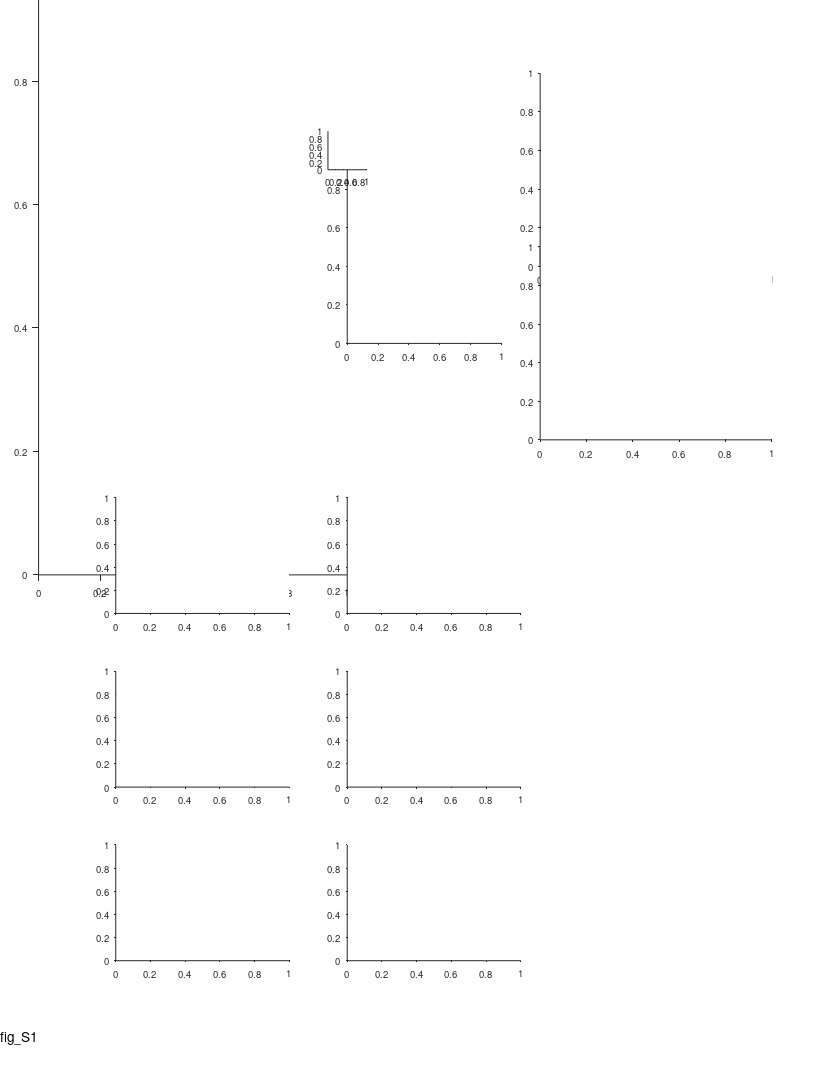

MATLAB code to generate this figure: (Note: this script raises an error after producing the figure.)
%% Large Scale - fig. supp - functional anatomy

%%
clear 
clc

%% define output files
res_dir = 'L:\paper_figures';
mkdir(res_dir)
fig_name_str = 'fig_S1';
fig_caption_str = 'Functional anatomy';
log_name_str = [fig_name_str '_log_file' '.txt'];
log_name_str = strrep(log_name_str , ':', '-');
log_name_str = strrep(log_name_str , ' ', '_');
log_name_out = fullfile(res_dir, log_name_str);

%% open log file
diary off
diary(log_name_out)
diary on
disp('Log file');
disp(['created: ', datestr(clock)]);
disp('======================================================');
disp([fig_name_str ':' fig_caption_str]);
disp('======================================================');
disp('');

%% create figure
% =========================================================================
% figure_size_cm = [21.0 29.7]; % ~A4
figure_size_cm = [21.6 27.9]; % ~US letter
figure ;
% Some WYSIWYG options:
set(gcf,'DefaultAxesFontSize',7);
set(gcf,'DefaultAxesFontName','helvetica');
set(gcf,'DefaultAxesUnits','centimeters');
set(gcf,'PaperType','usletter')
% set(gcf,'PaperType','<custom>');
set(gcf,'PaperUnits','centimeters','PaperPosition',[0 0 figure_size_cm]);
set(gcf,'PaperOrientation','portrait');
set(gcf,'Units','centimeters','Position',get(gcf,'paperPosition')+[0 0 0 0]); % position on screen...
set(gcf, 'Renderer', 'painters');
set(groot, 'defaultAxesTickDir', 'out');
set(groot,  'defaultAxesTickDirMode', 'manual');
annotation('textbox', [0.5 1 0 0], 'String',fig_name_str, 'HorizontalAlignment','center','Interpreter','none', 'FitBoxToText','on');
pause(0.2); % workaround to solve matlab automatically changing the axes positions...

% create panels
panel_CDE_size = [4.5 3];
panel_A(1) = axes('position', [ 1 13 8 16]);
% panel_A(2) = axes('position', [ 7 20 0.7 3]);
panel_B(1) = axes('position', [ 9 19 4 5]);
panel_B(2) = axes('position', [14 21 6 5]);
panel_B(3) = axes('position', [14 16.5 6 5]);
panel_C(1) = axes('position', [3 12   panel_CDE_size]);
panel_C(2) = axes('position', [9 12   panel_CDE_size]);
panel_D(1) = axes('position', [3  7.5 panel_CDE_size]);
panel_D(2) = axes('position', [9  7.5 panel_CDE_size]);
panel_E(1) = axes('position', [3  3   panel_CDE_size]);
panel_E(2) = axes('position', [9  3   panel_CDE_size]);
panel_legend = axes('position', [8.5 23.5 1 1]);


%% prepare 3D data for panel A
load('L:\TTs_position\plot_3D_surf_CA1\atlas_coordinates_Tamir_Nov2019.mat')
load('L:\TTs_position\plot_3D_surf_CA1\CA1_3D_struct.mat')

X = CA1_3D_struct.x;
Y = CA1_3D_struct.y;
Z = CA1_3D_struct.z;

TT_x = [atlas_coordinates_Tamir(:).rel_AP_position]/1000; %mm
TT_y = [atlas_coordinates_Tamir(:).ML_position]/1000;
TT_z = -[atlas_coordinates_Tamir(:).DV_position]/1000;

TT_xyz = [TT_x' TT_y' TT_z'];
ALL_fitted_points = [X(:) Y(:) Z(:)];

TT_xyz_tensor = repmat(TT_xyz,1,1,length(ALL_fitted_points(:,1)));
TT_xyz_tensor = shiftdim(TT_xyz_tensor,1); %3xNxN_tt

fitted_tensor = repmat(ALL_fitted_points',1,1,length(TT_x)); %3xNxN_tt

%find closest point on fitted_tensor surface to each of the TTs positions:
norma_TT_to_curve_XY = shiftdim(sqrt(sum((fitted_tensor - TT_xyz_tensor).^2,1))); %NxN_tt
[~, ind] = min(norma_TT_to_curve_XY,[],1);
TT_z_new = ALL_fitted_points(ind,3)+0.050;%so the points will be above the surface

%% panel A - 3D plot of hippocampus CA1 region + TT tracks
axes(panel_A);
cla
hold on
text(0.15,0.89, 'A', 'Units','normalized','FontWeight','bold');

long_axis = linspace(100,0,size(X,1))';
s = surf(X,Y,Z, repmat(long_axis,1,size(X,2)));
% s = surf(X/1000,Y/1000,Z/1000); %DV colormap
set(gca, 'xtick',0:1:4,'ytick', 0:1:6, 'ztick',-10:1:-4);
s.FaceAlpha = 0.6;
s.EdgeColor = 'none';
light(gca,'position',[-0.5,-0.05,0.8],'style','infinite');
% s.FaceLighting = 'gouraud';
xlabel('AP (\mum)'); ylabel('ML (\mum)'); zlabel('DV (\mum)');
hold on;
axis equal
scatter3(TT_x, TT_y, TT_z_new, 10, 'k', 'filled');
grid on
grid off
axis off
view([-60 16])
ha = gca;
ha.XLim = [-0.5 4.5];
ha.YLim = [0.5 7.25];
ha.ZLim = [-11 -3];

% add x/y/z scale bar
scale_bar_center = [2,3,-7];
scale_bar_length = [-1 1];
APMLDV_pos_offset = scale_bar_length.*1.3;
line(scale_bar_center(1)+scale_bar_length,scale_bar_center(2)+[0 0],scale_bar_center(3)+[0 0],'Color','k','LineWidth',1.5);
line(scale_bar_center(1)+[0 0],scale_bar_center(2)+scale_bar_length,scale_bar_center(3)+[0 0],'Color','k','LineWidth',1.5);
line(scale_bar_center(1)+[0 0],scale_bar_center(2)+[0 0],scale_bar_center(3)+scale_bar_length,'Color','k','LineWidth',1.5);
text(scale_bar_center(1)+APMLDV_pos_offset,scale_bar_center(2)+[0 0],scale_bar_center(3)+[0 0], {'A';'P'}, 'FontWeight','bold','FontSize',10,'HorizontalAlignment','center', 'VerticalAlignment','middle');
text(scale_bar_center(1)+[0 0],scale_bar_center(2)+APMLDV_pos_offset,scale_bar_center(3)+[0 0], {'M';'L'}, 'FontWeight','bold','FontSize',10,'HorizontalAlignment','center', 'VerticalAlignment','middle');
text(scale_bar_center(1)+[0 0],scale_bar_center(2)+[0 0],scale_bar_center(3)+APMLDV_pos_offset, {'V';'D'}, 'FontWeight','bold','FontSize',10,'HorizontalAlignment','center', 'VerticalAlignment','middle');

text(1,1.5,-5,    {'Septal';'pole'}, 'FontSize',8,'HorizontalAlignment','left');
text(1,2.3,-10.3, {'Temporal';'pole'}, 'FontSize',8,'HorizontalAlignment','left');

% add colorbar
POSf = ds2nfu(panel_A(1), [0 0 0 0]);
POSf([1 2]) = POSf([1 2]) + [0.05 0.225];
POSf([3 4]) = [0.01 0.10];
% colorbar_ax_pos = [panel_A(1).Position(1:2)+[panel_A(1).Position(3) 1] 0.7 3];
c=colorbar('location','EastOutside', 'position', POSf);
c.Ticks = [0,100];
c.TickLabels = {'100','0'};
c.Label.String = 'Longitudinal axis (%)';
c.Label.FontSize = 8;

colormap cool


%% load population data
% =========================================================================
prm = PARAMS_GetAll();
cells_t = DS_get_cells_summary();
bats = [79,148,34,9861,2289];
cells_t(~ismember(cells_t.bat, bats ),:) = [];
cells = cellfun(@(c)(cell_load_data(c,'details')), cells_t.cell_ID, 'UniformOutput',0);
cells = [cells{:}];
cells = [cells.details];
cells(~contains({cells.brain_area}, 'CA1')) = [];
cells(~ismember([cells.ClusterQuality], [2])) = [];
cells = cellfun(@(c)(cell_load_data(c,'details','stats')), {cells.cell_ID}, 'UniformOutput',0);
cells = [cells{:}];
cells_details = [cells.details];
cells_ID = {cells_details.cell_ID};
stats = [cells.stats];
stats = [stats.all];
cells_ID([stats.meanFR_all]>prm.inclusion.interneuron_FR_thr)=[];
clear cells stats cells_details cells_t
cells = cellfun(@(c)(cell_load_data(c,'details','stats','meanFR','stats','inclusion','signif','fields','FR_map')), cells_ID, 'UniformOutput',0);
cells = [cells{:}];
whos cells

% load('L:\TTs_position\atlas_coordinates_Tamir_sep2019.mat');
% load('L:\TTs_position\Prox2dist_curve.mat');
load('L:\TTs_position\atlas_coordinates_Tamir_Nov2019.mat');
atlas_coordinates = struct2table(atlas_coordinates_Tamir);

%% get population stats
pop_stats = cat(1,cells.stats);
pop_stats_dir = cat(1,pop_stats.dir);
pop_signif = cat(1,cells.signif);
pop_signif_TF = arrayfun(@(x)(x.TF), pop_signif);
signif_both_dir_IX = all(pop_signif_TF,2);
signif_at_least_one_dir_IX = any(pop_signif_TF,2);
pop_details = cat(1,cells.details);
pop_bat_number = [pop_details.bat];
color_by_bat = 1;
if color_by_bat 
    pop_bat_color = arrayfun(@(x)(prm.graphics.colors.bats(x)),pop_bat_number,'UniformOutput',0);
else
    pop_bat_color = arrayfun(@(x)([0 0 0]),pop_bat_number,'UniformOutput',0);
end

%% panel B - plot TT positions (only with signif cells!)
axes(panel_B(1));
cla
hold on
text(-0.25,1.1, 'B', 'Units','normalized','FontWeight','bold');

axis ij
axis xy

cells_signif = pop_details(signif_at_least_one_dir_IX);
cells_signif_color = {pop_bat_color{signif_at_least_one_dir_IX}};
[C,IA,IC] = unique({cells_signif.TT_ID});
TT_pos_PD = cat(1,cells_signif(IA).TT_pos_proximodistal_prc);
TT_pos_Long = cat(1,cells_signif(IA).TT_pos_longitudinal_prc);
TT_pos_color = cat(1,cells_signif_color{IA});
scatter(TT_pos_PD*100, TT_pos_Long*100, 5, TT_pos_color);

xlim([0 100])
ylim([10 20]);
xlabel('Proximo-distal axis (%)');
ylabel('Longitudinal axis (%)');

%% draw lines from points to histology slides
slide_examples_TT = {
'bat_0148_TT1';
'bat_9861_TT3';
};
slide_examples_TT_pos = [];
for ii_TT = 1:length(slide_examples_TT)
    TT_IX = find(contains({atlas_coordinates_Tamir.name}, slide_examples_TT{ii_TT}));
    TT_pos_details = atlas_coordinates_Tamir(TT_IX);
    slide_examples_TT_pos(ii_TT,:) = [TT_pos_details.proximo_distal_TT_precentage TT_pos_details.longitudinal_TT_precentage];
end
slide_examples_TT_pos = slide_examples_TT_pos .* 100; % change to percentage

xa = slide_examples_TT_pos(:,1);
ya = slide_examples_TT_pos(:,2);
axes(panel_B(1));
[xaf,yaf] = ds2nfu(xa,ya);
xaf = xaf + 0.003;
yaf = yaf + [1; -1].*0.0015;
% annotation('line', xaf, yaf)
% plot(xa,ya)
annotation('line', [xaf(1) 0.64], [yaf(1) 0.90]);
annotation('line', [xaf(2) 0.64], [yaf(2) 0.74]);

%% legend panel
axes(panel_legend);
cla
hold on
prm = PARAMS_GetAll();
bats_colors = prm.graphics.colors.bats;
for ii_bat = 1:length(bats)
    bat_num = bats(ii_bat);
    c = bats_colors(bat_num);
    scatter(1,ii_bat,9,c);
    text(1+0.25, ii_bat, sprintf('bat %d',bat_num), 'FontSize',7,'HorizontalAlignment','Left');
end
xlim([0 1]);
ylim([1 length(bats)]);
set(gca,'Visible','off');


%% histology slice example
axes(panel_B(2));
cla
hold on
histology_slice_example_file = 'L:\resources\Histology\processed\Tamir_bat148_Sec16a_X4_after_WB.tif';
image = imread(histology_slice_example_file);
imshow(image);
% add arrow to indicate the track/lesion
harr = annotation('arrow', [0 1],[0 1]);
hax = gca;
harr.Parent = hax;
harr.X = 870 + [0 6];
harr.Y = 350 + [9 0];
harr.LineStyle = 'none';
harr.HeadLength = 7;
harr.HeadWidth = 7;
harr.Color = [1 0 0];
xlim([324 1795]);
ylim([ 67 1116]);
hax.DataAspectRatio(:) = 1;
% add CA1 border lines
plot([1588 1484],[347 539], 'k-', 'LineWidth',0.7); % border correction by nachum
% plot([686 763],[480 550], 'k-', 'LineWidth',0.7);
plot([590 760],[525 570], 'k-', 'LineWidth',0.7); % border correction by nachum
text(1000,222,'CA1','FontSize',8,'FontWeight','bold')
% add scale bar
scale_bar_mm = 1;
pixel2mm = 2.325e-3;
scale_bar_pixels = scale_bar_mm / pixel2mm ;
xa = hax.XLim(1) + [0 scale_bar_pixels];
ya = hax.YLim([1 1]);
[xaf,yaf] = ds2nfu(xa,ya);
yaf = yaf + 0.016;
hl=annotation('line',xaf,yaf);
hl.LineWidth = 2;
hl.Color = 'k';
% h=annotation('textbox',[xaf(2)+0.001 yaf(1) 0 0], 'String',sprintf('%dmm',scale_bar_mm), 'FitBoxToText','on', 'LineStyle','none');
text(550, 1180, sprintf('%dmm',scale_bar_mm), 'HorizontalAlignment','center', 'VerticalAlignment','middle','FontSize',8);

axes(panel_B(3));
cla
hold on
histology_slice_example_file = 'L:\resources\Histology\processed\Tamir_bat9861_Sec15a_X4_after_WB.tif';
image = imread(histology_slice_example_file);
imshow(image);
% add arrow to indicate the track/lesion
harr = annotation('arrow', [0 1],[0 1]);
hax = gca;
harr.Parent = hax;
harr.X = 920 + [0 11];
harr.Y = 260 + [9 0];
harr.LineStyle = 'none';
harr.HeadLength = 7;
harr.HeadWidth = 7;
harr.Color = [1 0 0];
xlim([80 1934])
ylim([30 1188])
hax.DataAspectRatio(:) = 1;
% add CA1 border lines
% plot([1640 1543],[234 430], 'k-', 'LineWidth',0.7);
plot([1635 1505],[192 437], 'k-', 'LineWidth',0.7); % border correction by nachum
% plot([476 557],[457 580], 'k-', 'LineWidth',0.7);
% plot([370 525],[535 592], 'k-', 'LineWidth',0.7); % border correction by nachum
plot([336 550],[524 602], 'k-', 'LineWidth',0.7); % border correction by nachum - another correction
text(1000,130,'CA1','FontSize',8,'FontWeight','bold')
% add scale bar
scale_bar_mm = 1;
pixel2mm = 2.325e-3;
scale_bar_pixels = scale_bar_mm / pixel2mm ;
xa = hax.XLim(1) + [0 scale_bar_pixels];
ya = hax.YLim([1 1]);
[xaf,yaf] = ds2nfu(xa,ya);
yaf = yaf + 0.025;
hl=annotation('line',xaf,yaf);
hl.LineWidth = 2;
hl.Color = 'k';
% annotation('textbox',[xaf(2)+0.001 yaf(1) 0.1 0.1], 'String',sprintf('%dmm',scale_bar_mm), 'FitBoxToText','on', 'LineStyle','none');
text(300, 1270, sprintf('%dmm',scale_bar_mm), 'HorizontalAlignment','center', 'VerticalAlignment','middle','FontSize',8);

%%


%% panels BCD labels
TT_pos_labels = {'Proximo-distal (%)';'Longitudinal (%)'};
TT_pos_limits = [0 100; 10 20];
scatter_jitter_std = [1 0.10];

%% panel C - plot L/S ratio vs. TT positions (proximo-distal or Longitudinal)
for ii_pos_TT_opt = 1:2
    axes(panel_C(ii_pos_TT_opt));
    cla
    hold on

    cells_signif = pop_details(signif_at_least_one_dir_IX);
    cells_signif_color = {pop_bat_color{signif_at_least_one_dir_IX}};
    stats_signif = [pop_stats(signif_at_least_one_dir_IX).all];
    x = cat(1,cells_signif.TT_pos_prc) .* 100;
    y = [stats_signif.field_ratio_LS];
    TT_pos_color = cat(1,cells_signif_color{:});
    rng(0);
    h=scatter(x(:,ii_pos_TT_opt)+scatter_jitter_std(ii_pos_TT_opt)*randn(size(x,1),1), y, 5, TT_pos_color);
    % h.Marker = 'x';
    % h.SizeData = 20;
    
    [r,pval_r]     = corr(x(:,ii_pos_TT_opt),y','rows','pairwise','type','Pearson');
    [rho,pval_rho] = corr(x(:,ii_pos_TT_opt),y','rows','pairwise','type','Spearman');
    text(0.05,0.95, {sprintf('r = %.2f',r);sprintf('P = %.2f',pval_r)}, ...
        'Units','normalized','HorizontalAlignment','left','VerticalAlignment','top','FontSize',7);
%     text(1,0.8, {sprintf('%s=%.2f','\rho',rho);sprintf('P=%.2f',pval_rho)}, ...
%         'Units','normalized','HorizontalAlignment','right','VerticalAlignment','top','FontSize',7);
    
    xlim(TT_pos_limits(ii_pos_TT_opt,:))
    ylim([0 15]);
    xlabel(TT_pos_labels{ii_pos_TT_opt});
    ylabel({'Field size ratio';'largest/smallest'},'Units','normalized','Position',[-0.1 0.5]);
end
axes(panel_C(1));
text(-0.25,1.1, 'C', 'Units','normalized','FontWeight','bold');

%% panel D - plot mean Field size vs. TT positions (proximo-distal or Longitudinal)
for ii_pos_TT_opt = 1:2
    axes(panel_D(ii_pos_TT_opt));
    cla
    hold on

    cells_signif = pop_details(signif_at_least_one_dir_IX);
    cells_signif_color = {pop_bat_color{signif_at_least_one_dir_IX}};
    stats_signif = [pop_stats(signif_at_least_one_dir_IX).all];
    x = cat(1,cells_signif.TT_pos_prc) .* 100;
    y = [stats_signif.field_size_mean];
    TT_pos_color = cat(1,cells_signif_color{:});
    rng(0);
    h=scatter(x(:,ii_pos_TT_opt)+scatter_jitter_std(ii_pos_TT_opt)*randn(size(x,1),1), y, 5, TT_pos_color);
    % h.Marker = 'x';
    % h.SizeData = 20;

    [r,pval_r]     = corr(x(:,ii_pos_TT_opt),y','rows','pairwise','type','Pearson');
    [rho,pval_rho] = corr(x(:,ii_pos_TT_opt),y','rows','pairwise','type','Spearman');
    text(0.05,1, {sprintf('r = %.2f',r);sprintf('P = %.2f',pval_r)}, ...
        'Units','normalized','HorizontalAlignment','left','VerticalAlignment','top','FontSize',7);
%     text(1,0.8, {sprintf('%s=%.2f','\rho',rho);sprintf('P=%.2f',pval_rho)}, ...
%         'Units','normalized','HorizontalAlignment','right','VerticalAlignment','top','FontSize',7);
    
    xlim(TT_pos_limits(ii_pos_TT_opt,:))
    ylim([0 20]);
    xlabel(TT_pos_labels{ii_pos_TT_opt});
    ylabel('Averaged field size (m)','Units','normalized','Position',[-0.1 0.5]);
end
axes(panel_D(1));
text(-0.25,1.1, 'D', 'Units','normalized','FontWeight','bold');


%% panel E - plot number of fields vs. TT positions (proximo-distal or Longitudinal)
for ii_pos_TT_opt = 1:2
    axes(panel_E(ii_pos_TT_opt));
    cla
    hold on

    cells_signif = pop_details(signif_at_least_one_dir_IX);
    cells_signif_color = {pop_bat_color{signif_at_least_one_dir_IX}};
    stats_signif = [pop_stats(signif_at_least_one_dir_IX).all];
    x = cat(1,cells_signif.TT_pos_prc) .* 100;
    y = [stats_signif.field_num];
    TT_pos_color = cat(1,cells_signif_color{:});
    rng(0);
    h=scatter(x(:,ii_pos_TT_opt)+scatter_jitter_std(ii_pos_TT_opt)*randn(size(x,1),1), y, 5, TT_pos_color);
    % h.Marker = 'x';
    % h.SizeData = 20;

    [r,pval_r]     = corr(x(:,ii_pos_TT_opt),y','rows','pairwise','type','Pearson');
    [rho,pval_rho] = corr(x(:,ii_pos_TT_opt),y','rows','pairwise','type','Spearman');
    text(0.05,1, {sprintf('r = %.2f',r);sprintf('P = %.2f',pval_r)}, ...
        'Units','normalized','HorizontalAlignment','left','VerticalAlignment','top','FontSize',7);
%     text(1,0.8, {sprintf('%s=%.2f','\rho',rho);sprintf('P=%.2f',pval_rho)}, ...
%         'Units','normalized','HorizontalAlignment','right','VerticalAlignment','top','FontSize',7);
    
    xlim(TT_pos_limits(ii_pos_TT_opt,:))
    ylim([0 40]);
    xlabel(TT_pos_labels{ii_pos_TT_opt});
    ylabel('No. of fields','Units','normalized','Position',[-0.1 0.5]);
end
axes(panel_E(1));
text(-0.25,1.1, 'E', 'Units','normalized','FontWeight','bold');


%%






%%


%% print/save the figure
fig_name_out = fullfile(res_dir, fig_name_str);
print(gcf, fig_name_out, '-dpdf', '-cmyk', '-painters');
% print(gcf, fig_name_out, '-dtiff', '-cmyk', '-painters');
% saveas(gcf , fig_name_out, 'fig');
disp('figure was successfully saved to pdf/tiff/fig formats');
